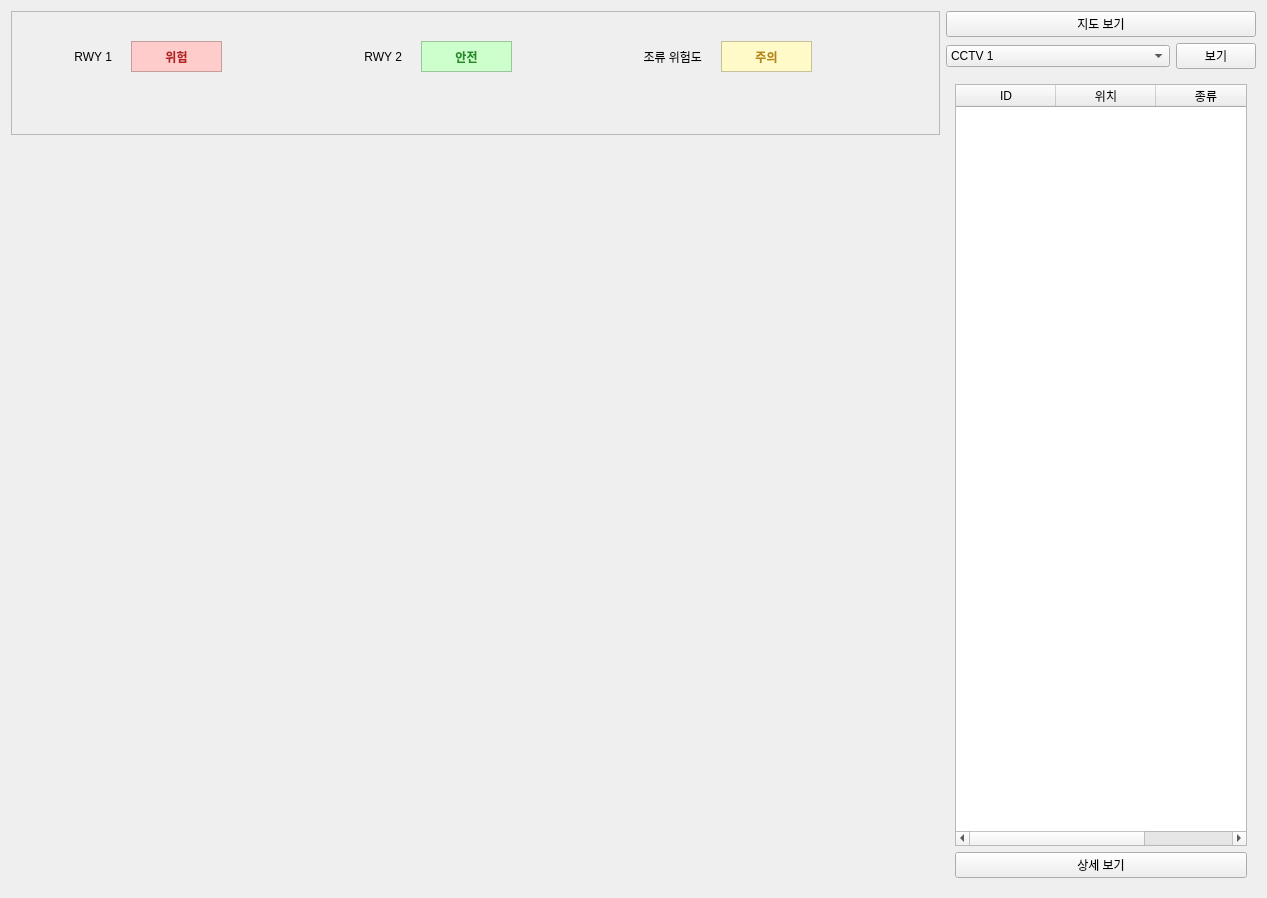
<?xml version="1.0" encoding="UTF-8"?>
<ui version="4.0">
 <class>MainPage</class>
 <widget class="QWidget" name="MainPage">
  <property name="geometry">
   <rect>
    <x>0</x>
    <y>0</y>
    <width>1267</width>
    <height>898</height>
   </rect>
  </property>
  <layout class="QHBoxLayout" name="mainLayout" stretch="3,1">
   <item>
    <layout class="QVBoxLayout" name="leftLayout" stretch="1,6">
     <item>
      <widget class="QFrame" name="frame">
       <property name="frameShape">
        <enum>QFrame::StyledPanel</enum>
       </property>
       <property name="frameShadow">
        <enum>QFrame::Raised</enum>
       </property>
       <widget class="QLabel" name="label_bird_risk_status">
        <property name="geometry">
         <rect>
          <x>710</x>
          <y>30</y>
          <width>91</width>
          <height>31</height>
         </rect>
        </property>
        <property name="styleSheet">
         <string>background-color: #fffac8; color: #b8860b; font-weight: bold;</string>
        </property>
        <property name="frameShape">
         <enum>QFrame::StyledPanel</enum>
        </property>
        <property name="text">
         <string>주의</string>
        </property>
        <property name="alignment">
         <set>Qt::AlignCenter</set>
        </property>
       </widget>
       <widget class="QLabel" name="label_rwy1">
        <property name="geometry">
         <rect>
          <x>10</x>
          <y>30</y>
          <width>91</width>
          <height>31</height>
         </rect>
        </property>
        <property name="text">
         <string>RWY 1</string>
        </property>
        <property name="alignment">
         <set>Qt::AlignRight|Qt::AlignTrailing|Qt::AlignVCenter</set>
        </property>
       </widget>
       <widget class="QLabel" name="label_rwy2">
        <property name="geometry">
         <rect>
          <x>300</x>
          <y>30</y>
          <width>91</width>
          <height>31</height>
         </rect>
        </property>
        <property name="text">
         <string>RWY 2</string>
        </property>
        <property name="alignment">
         <set>Qt::AlignRight|Qt::AlignTrailing|Qt::AlignVCenter</set>
        </property>
       </widget>
       <widget class="QLabel" name="label_rwy2_status">
        <property name="geometry">
         <rect>
          <x>410</x>
          <y>30</y>
          <width>91</width>
          <height>31</height>
         </rect>
        </property>
        <property name="styleSheet">
         <string>background-color: #ccffcc; color: #228b22; font-weight: bold;</string>
        </property>
        <property name="frameShape">
         <enum>QFrame::StyledPanel</enum>
        </property>
        <property name="text">
         <string>안전</string>
        </property>
        <property name="alignment">
         <set>Qt::AlignCenter</set>
        </property>
       </widget>
       <widget class="QLabel" name="label_rwy1_status">
        <property name="geometry">
         <rect>
          <x>120</x>
          <y>30</y>
          <width>91</width>
          <height>31</height>
         </rect>
        </property>
        <property name="styleSheet">
         <string>background-color: #ffcccc; color: #b22222; font-weight: bold;</string>
        </property>
        <property name="frameShape">
         <enum>QFrame::StyledPanel</enum>
        </property>
        <property name="text">
         <string>위험</string>
        </property>
        <property name="alignment">
         <set>Qt::AlignCenter</set>
        </property>
       </widget>
       <widget class="QLabel" name="label_bird_risk">
        <property name="geometry">
         <rect>
          <x>600</x>
          <y>30</y>
          <width>91</width>
          <height>31</height>
         </rect>
        </property>
        <property name="text">
         <string>조류 위험도</string>
        </property>
        <property name="alignment">
         <set>Qt::AlignRight|Qt::AlignTrailing|Qt::AlignVCenter</set>
        </property>
       </widget>
      </widget>
     </item>
     <item>
      <widget class="QStackedWidget" name="map_cctv_stack">
       <property name="minimumSize">
        <size>
         <width>600</width>
         <height>400</height>
        </size>
       </property>
       <widget class="QFrame" name="map_overlay_frame">
        <property name="frameShape">
         <enum>QFrame::NoFrame</enum>
        </property>
        <layout class="QGridLayout" name="overlayStack">
         <item row="0" column="0">
          <widget class="QLabel" name="label_map">
           <property name="minimumSize">
            <size>
             <width>600</width>
             <height>400</height>
            </size>
           </property>
           <property name="alignment">
            <set>Qt::AlignCenter</set>
           </property>
          </widget>
         </item>
         <item row="0" column="0">
          <widget class="QWidget" name="marker_overlay_placeholder" native="true"/>
         </item>
        </layout>
       </widget>
       <widget class="QLabel" name="label_cctv_1">
        <property name="text">
         <string>CCTV 1 영상</string>
        </property>
        <property name="alignment">
         <set>Qt::AlignCenter</set>
        </property>
       </widget>
       <widget class="QLabel" name="label_cctv_2">
        <property name="text">
         <string>CCTV 2 영상</string>
        </property>
        <property name="alignment">
         <set>Qt::AlignCenter</set>
        </property>
       </widget>
       <widget class="QLabel" name="label_cctv_3">
        <property name="text">
         <string>CCTV 3 영상</string>
        </property>
        <property name="alignment">
         <set>Qt::AlignCenter</set>
        </property>
       </widget>
      </widget>
     </item>
    </layout>
   </item>
   <item>
    <layout class="QVBoxLayout" name="rightLayout" stretch="1,1,11">
     <property name="spacing">
      <number>6</number>
     </property>
     <item>
      <layout class="QHBoxLayout" name="topButtonLayout">
       <item>
        <widget class="QPushButton" name="btn_show_map">
         <property name="text">
          <string>지도 보기</string>
         </property>
        </widget>
       </item>
      </layout>
     </item>
     <item>
      <layout class="QHBoxLayout" name="cctvLayout" stretch="3,1">
       <item>
        <widget class="QComboBox" name="combo_cctv">
         <item>
          <property name="text">
           <string>CCTV 1</string>
          </property>
         </item>
         <item>
          <property name="text">
           <string>CCTV 2</string>
          </property>
         </item>
         <item>
          <property name="text">
           <string>CCTV 3</string>
          </property>
         </item>
        </widget>
       </item>
       <item>
        <widget class="QPushButton" name="btn_show_cctv">
         <property name="text">
          <string>보기</string>
         </property>
        </widget>
       </item>
      </layout>
     </item>
     <item>
      <widget class="QStackedWidget" name="object_area">
       <property name="currentIndex">
        <number>0</number>
       </property>
       <widget class="QWidget" name="object_table_page">
        <layout class="QVBoxLayout" name="objectTableLayout">
         <item>
          <widget class="QTableWidget" name="table_object_list">
           <property name="minimumSize">
            <size>
             <width>200</width>
             <height>400</height>
            </size>
           </property>
           <property name="frameShape">
            <enum>QFrame::StyledPanel</enum>
           </property>
           <column>
            <property name="text">
             <string>ID</string>
            </property>
           </column>
           <column>
            <property name="text">
             <string>위치</string>
            </property>
           </column>
           <column>
            <property name="text">
             <string>종류</string>
            </property>
           </column>
          </widget>
         </item>
         <item>
          <widget class="QPushButton" name="btn_detail">
           <property name="text">
            <string>상세 보기</string>
           </property>
          </widget>
         </item>
        </layout>
       </widget>
       <widget class="QWidget" name="detail_page">
        <layout class="QVBoxLayout" name="detailLayout"/>
       </widget>
      </widget>
     </item>
    </layout>
   </item>
  </layout>
 </widget>
 <resources/>
 <connections/>
</ui>
